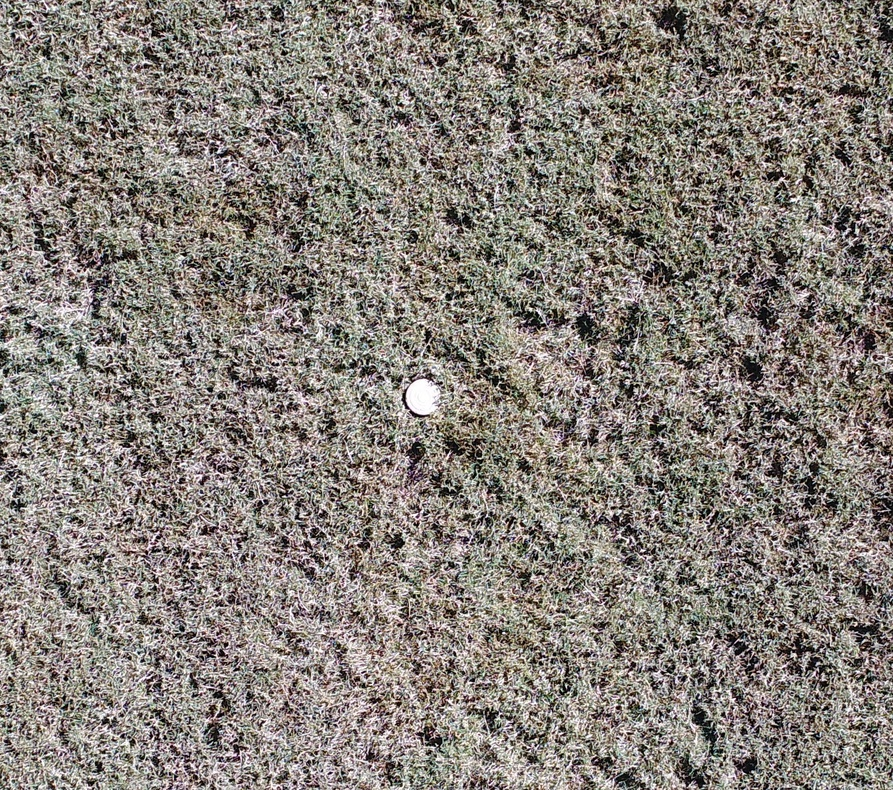
#> input picture Hough/test.jpg, 893 x 790 px, shrunk from 1611 x 1424 before the run
$ python addapted.py
#> lines starting #> are read from the running program, lines starting #| are printed output that depends on the picture
import cv2
import numpy as np

output = cv2.imread('test.jpg', cv2.IMREAD_ANYCOLOR)
#> output is the input picture: shape (790, 893, 3); mean B, G, R 121.3, 127.7, 134.5
orig = cv2.imread('test.jpg', cv2.IMREAD_ANYCOLOR)
h = np.size(orig, 0)
#> h = 790
w = np.size(orig, 1)
#> w = 893
size = h, w, 3
#> size = (790, 893, 3)
# create tmp images
bbb = np.zeros((h,w),np.uint8)
ggg = np.zeros((h,w),np.uint8)
rrr = np.zeros((h,w),np.uint8)
processed = np.zeros((h,w) ,np.uint8)
storage = np.zeros(size, dtype=np.float32)

#Create Filters
close_k = np.ones((20, 20), np.uint8)
open_k = np.ones((10, 10), np.uint8)


def channel_processing(channel):
    pass
    cv2.adaptiveThreshold(channel, 255, cv2.ADAPTIVE_THRESH_MEAN_C, cv2.THRESH_BINARY, 55, 7)
    #mop up the dirt channel, 255, adaptive_method=cv2.ADAPTIVE_THRESH_MEAN_C,
    cv2.dilate(channel, close_k, channel)
    cv2.erode(channel, open_k, channel)
    # [40 lines of commented-out code are left out]
bbb,ggg,rrr = cv2.split(orig)
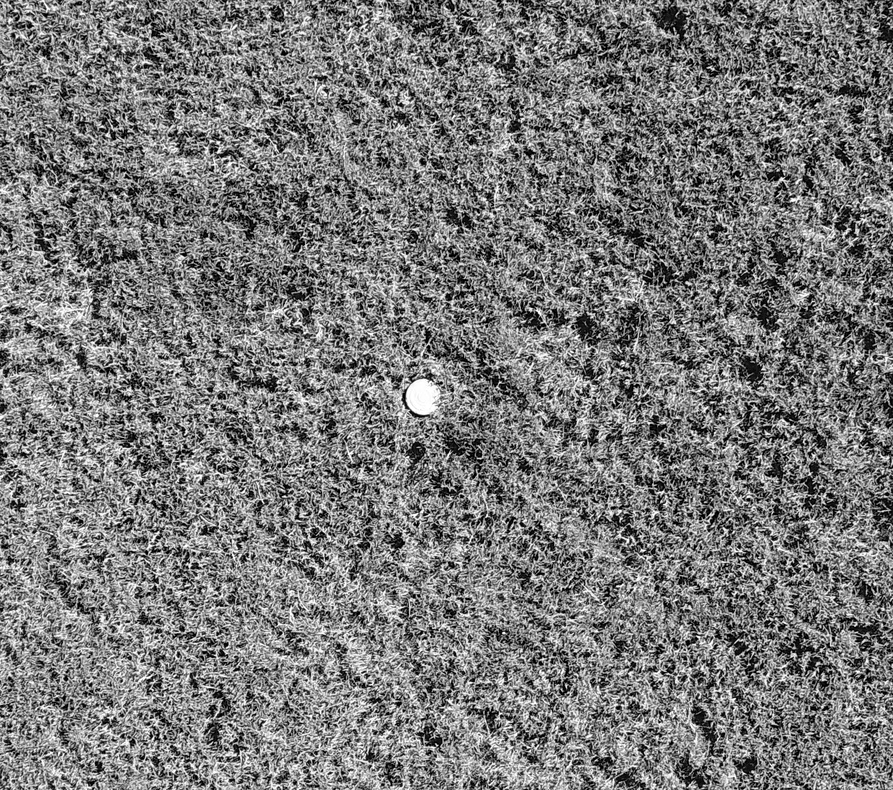
#> bbb: shape (790, 893); min 0, max 255, mean 121.3
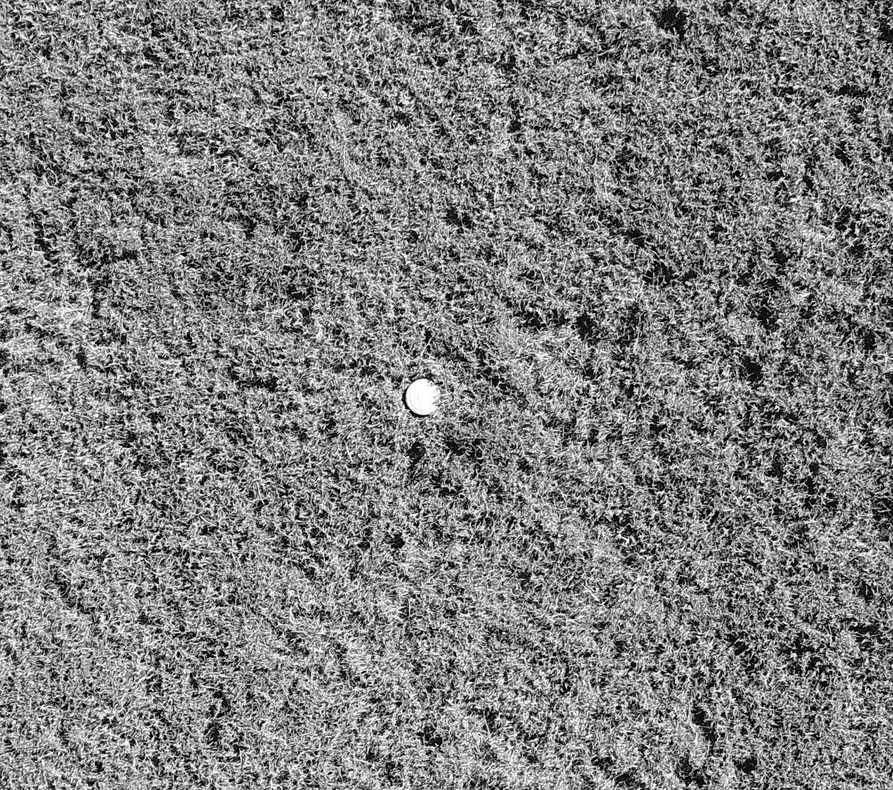
#> ggg: shape (790, 893); min 0, max 255, mean 127.7
#cv2.split(orig,rrr,ggg,bbb,None)
#process each component
channel_processing(rrr)
#> in channel_processing, `cv2.dilate(channel, close_k, channel)`:
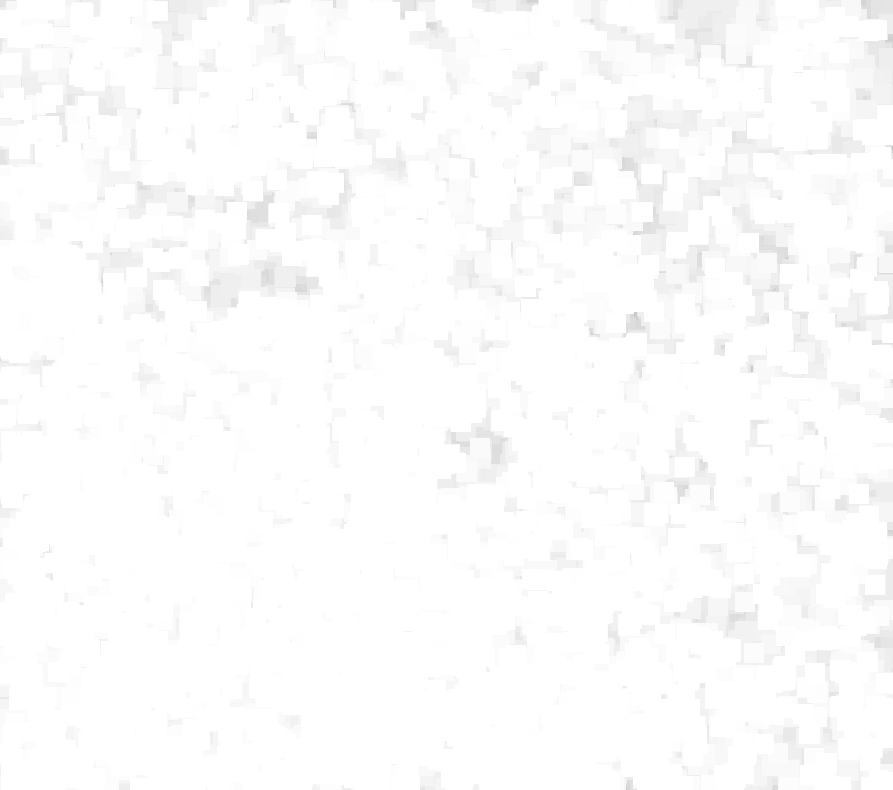
#> channel: shape (790, 893); min 197, max 255, mean 252.5
channel_processing(ggg)
#> in channel_processing (call 2), `cv2.erode(channel, open_k, channel)`:
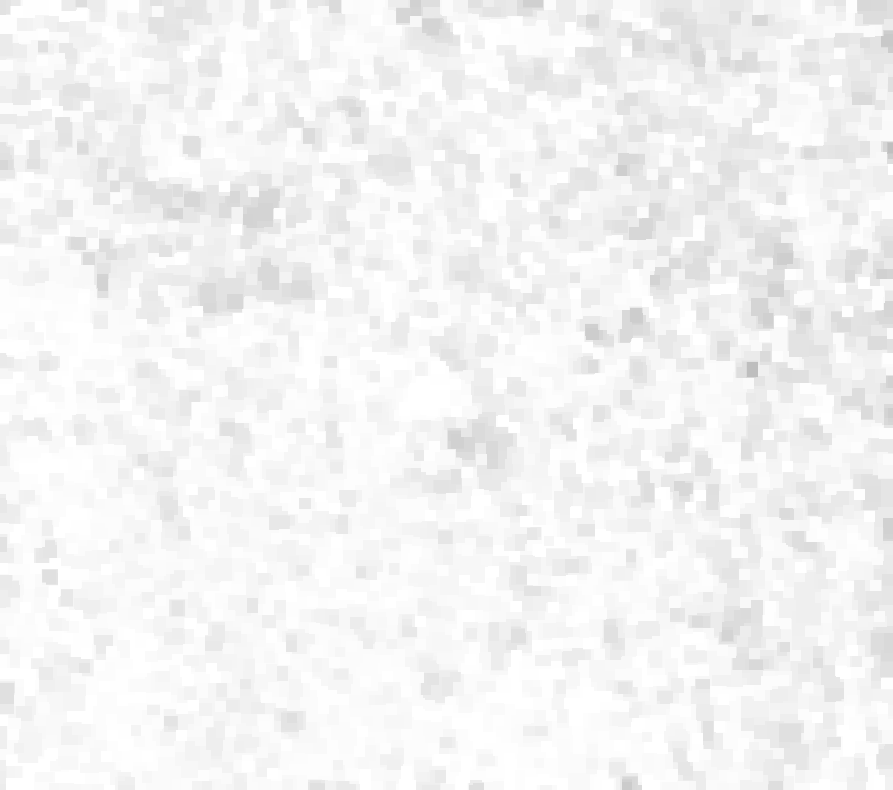
#> channel: shape (790, 893); min 190, max 255, mean 243.8
channel_processing(bbb)
#combine images using logical 'And' to avoid saturation
processed = cv2.merge((bbb, ggg, rrr))
cv2.imshow('before canny', processed)
cv2.imwrite('before canny.jpg', processed)
# cv.SaveImage('case3_processed.jpg',processed)
#use canny, as HoughCircles seems to prefer ring like circles to filled ones.
processed = cv2.Canny(processed, 5, 70, 3)
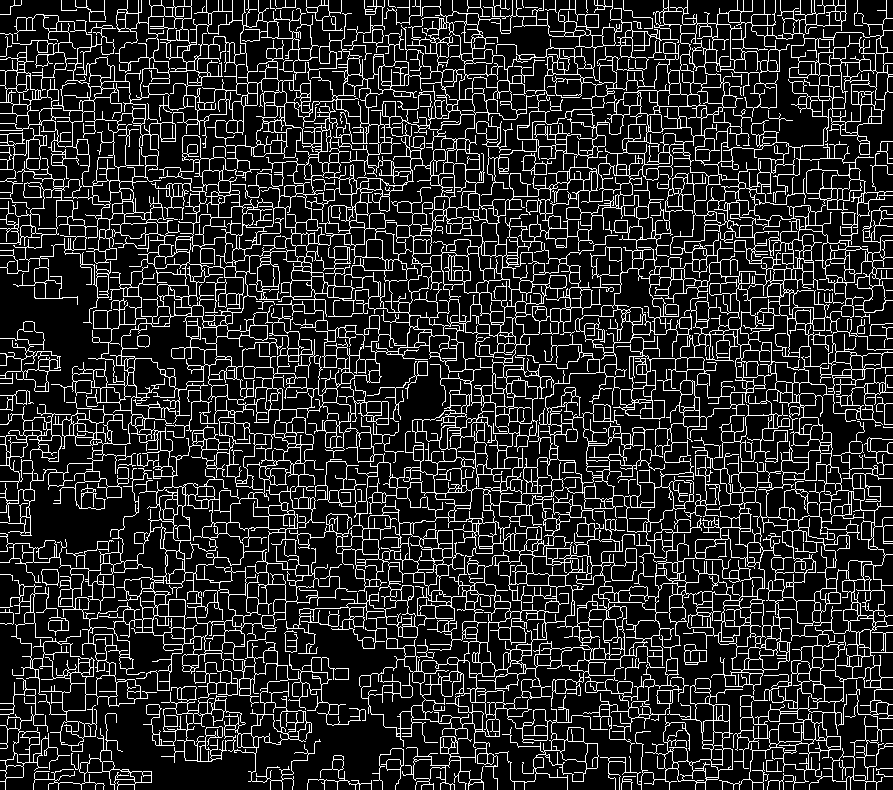
#> processed: shape (790, 893); 16.2% white in thin lines or dots
cv2.imwrite('canny.jpg', processed)
#smooth to reduce noise a bit more
processed = cv2.GaussianBlur(processed, (7, 7), 15)
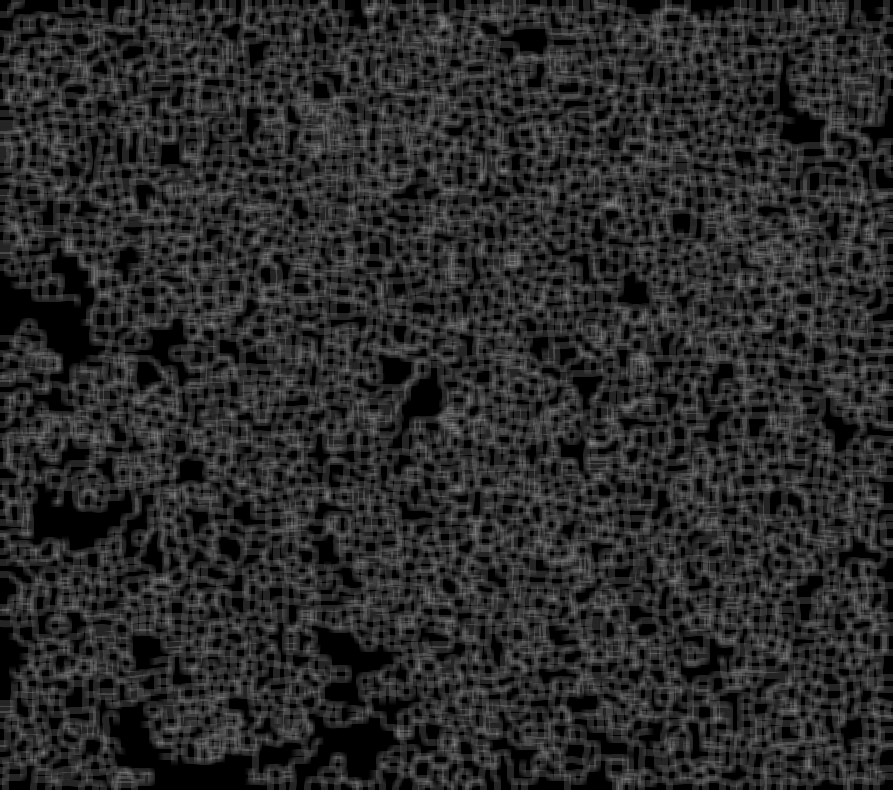
#> processed: shape (790, 893); min 0, max 139, mean 41.4
cv2.imshow('processed', processed)
#find circles, with parameter search
#storage = find_circles(processed, storage, 100)
#draw_circles(storage, output)
# show images
cv2.imshow("original with circles", output)
cv2.imwrite('case1.jpg',output)

cv2.waitKey(0)
